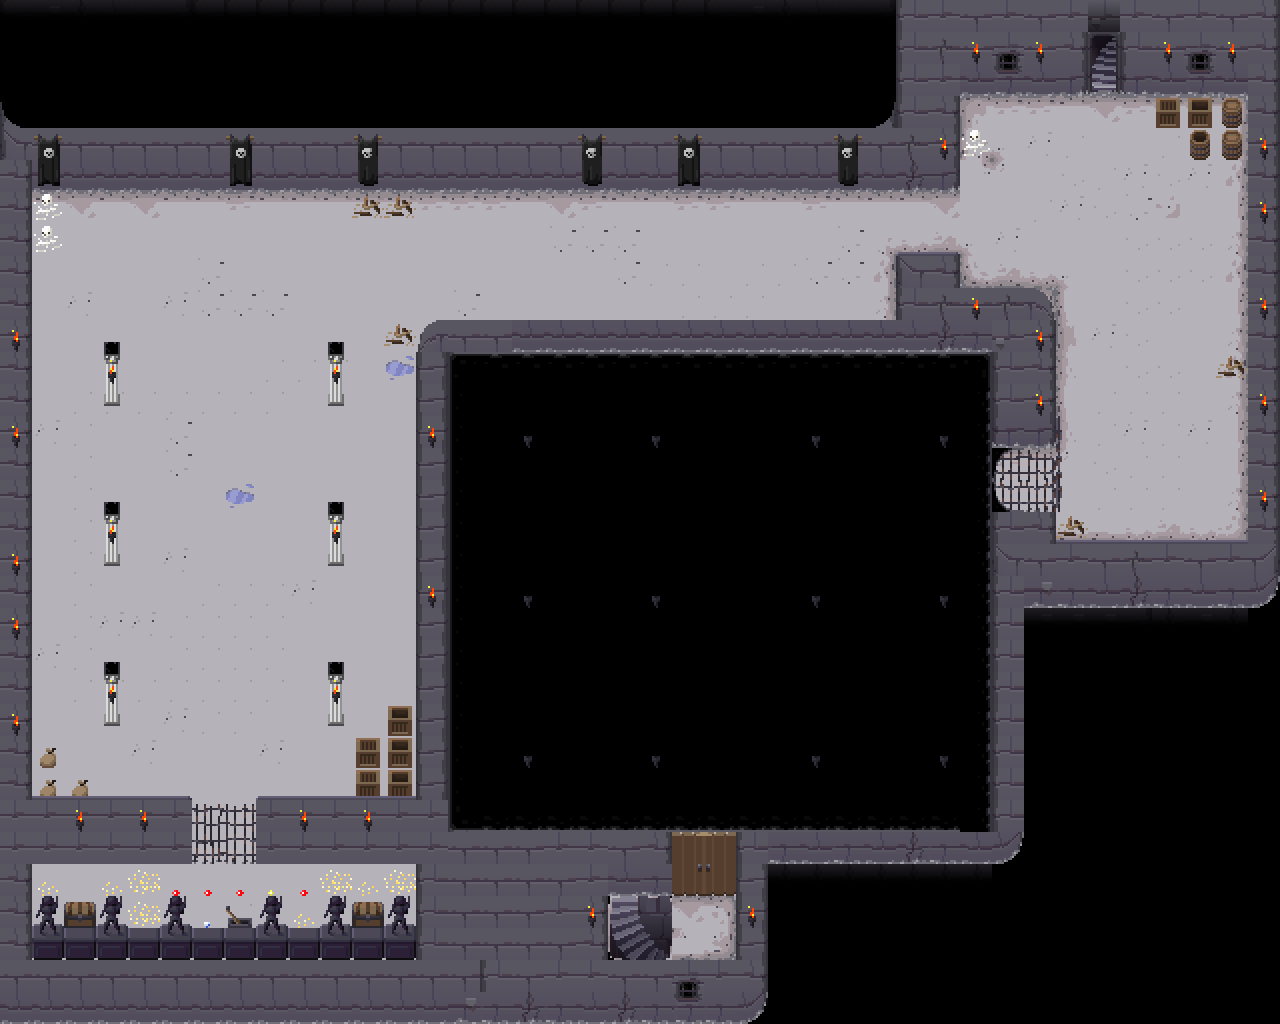

This game map was drawn from its Tiled (.tmx) file and the tilesets committed beside it. A one-line description and the trimmed map source follow:
An orthogonal 40x32 tile map with 32x32 px tiles, 11 tile layers (ground, walkable_walls, walls, decorations, ...), 3 hidden layers not drawn and 59 objects (4x lever, 2x exit, 2x break).

<map version="1.5" tiledversion="1.5.0" orientation="orthogonal" renderorder="right-down" width="40" height="32" tilewidth="32" tileheight="32" infinite="0" nextlayerid="28" nextobjectid="80">
 <tileset firstgid="1" source="dungeon_tileset.tsx" />
 <layer id="8" name="ground" width="40" height="32">
  <data>[1280 cells, 978 non-empty, 46 distinct tile ids]</data>
 </layer>
 <layer id="10" name="walkable_walls" width="40" height="32">
  <properties>
   <property name="layer_above_player" type="bool" value="true" />
  </properties>
  <data>[1280 cells, 36 non-empty, 2 distinct tile ids]</data>
 </layer>
 <layer id="11" name="walls" width="40" height="32">
  <data>[1280 cells, 339 non-empty, 27 distinct tile ids]</data>
 </layer>
 <layer id="13" name="decorations" width="40" height="32">
  <data>[1280 cells, 105 non-empty, 24 distinct tile ids]</data>
 </layer>
 <layer id="12" name="ceiling" width="40" height="32">
  <data>[1280 cells, 33 non-empty, 3 distinct tile ids]</data>
 </layer>
 <layer id="18" name="fence_darkroom" width="40" height="32">
  <data>[1280 cells, 10 non-empty, 10 distinct tile ids]</data>
 </layer>
 <layer id="9" name="fence_treasureroom" width="40" height="32">
  <data>[1280 cells, 4 non-empty, 4 distinct tile ids]</data>
 </layer>
 <layer id="1" name="doorlocked" width="40" height="32">
  <data>[1280 cells, 258 non-empty, 8 distinct tile ids]</data>
 </layer>
 <layer id="16" name="doorunlocked" width="40" height="32" visible="0">
  <data>[1280 cells, 6 non-empty, 6 distinct tile ids]</data>
 </layer>
 <layer id="23" name="leverunlocked" width="40" height="32" visible="0">
  <data>[1280 cells, 1 non-empty, 1 distinct tile ids]</data>
 </layer>
 <layer id="24" name="leverlocked" width="40" height="32">
  <data>[1280 cells, 1 non-empty, 1 distinct tile ids]</data>
 </layer>
 <layer id="6" name="room_torch_toggled_on" width="40" height="32" visible="0">
  <properties>
   <property name="layer_above_player" type="bool" value="true" />
  </properties>
  <data>[1280 cells, 49 non-empty, 2 distinct tile ids]</data>
 </layer>
 <layer id="3" name="darkroom" width="40" height="32">
  <properties>
   <property name="layer_above_player" type="bool" value="true" />
  </properties>
  <data>[1280 cells, 281 non-empty, 12 distinct tile ids]</data>
 </layer>
 <layer id="5" name="room_torch_toggled_off" width="40" height="32">
  <properties>
   <property name="layer_above_player" type="bool" value="true" />
  </properties>
  <data>[1280 cells, 12 non-empty, 1 distinct tile ids]</data>
 </layer>
 <objectgroup id="15" name="wall_colliders" visible="0">
  <object id="2" x="0" y="128" width="960" height="64" />
  <object id="3" x="896" y="0" width="64" height="128" />
  <object id="4" x="960" y="0" width="320" height="96" />
  <object id="5" x="1248" y="96" width="32" height="512" />
  <object id="6" x="992" y="544" width="256" height="64" />
  <object id="7" x="992" y="512" width="64" height="32" />
  <object id="8" x="992" y="608" width="32" height="256" />
  <object id="9" x="736" y="832" width="256" height="32" />
  <object id="10" x="736" y="864" width="32" height="160" />
  <object id="11" x="416" y="320" width="640" height="32" />
  <object id="12" x="896" y="256" width="64" height="64" />
  <object id="13" x="960" y="288" width="96" height="32" />
  <object id="14" x="992" y="352" width="64" height="96" />
  <object id="15" x="416" y="352" width="32" height="480" />
  <object id="16" x="416" y="832" width="256" height="64" />
  <object id="17" x="416" y="896" width="192" height="64" />
  <object id="18" x="0" y="960" width="736" height="64" />
  <object id="19" x="0" y="192" width="32" height="768" />
  <object id="20" x="32" y="800" width="160" height="64" />
  <object id="21" x="-160" y="544" />
  <object id="22" x="96" y="384" width="32" height="32" />
  <object id="23" x="96" y="544" width="32" height="32" />
  <object id="24" x="96" y="704" width="32" height="32" />
  <object id="25" x="320" y="384" width="32" height="32" />
  <object id="26" x="320" y="544" width="32" height="32" />
  <object id="27" x="320" y="704" width="32" height="32" />
  <object id="28" x="512" y="448" width="32" height="32" />
  <object id="29" x="640" y="448" width="32" height="32" />
  <object id="30" x="800" y="448" width="32" height="32" />
  <object id="31" x="928" y="448" width="32" height="32" />
  <object id="32" x="512" y="608" width="32" height="32" />
  <object id="33" x="640" y="608" width="32" height="32" />
  <object id="34" x="800" y="608" width="32" height="32" />
  <object id="35" x="928" y="608" width="32" height="32" />
  <object id="36" x="512" y="768" width="32" height="32" />
  <object id="37" x="640" y="768" width="32" height="32" />
  <object id="38" x="800" y="768" width="32" height="32" />
  <object id="39" x="928" y="768" width="32" height="32" />
  <object id="40" x="1152" y="96" width="32" height="32" />
  <object id="41" x="1184" y="96" width="64" height="64" />
  <object id="42" x="352" y="736" width="64" height="64" />
  <object id="43" x="384" y="704" width="32" height="32" />
  <object id="53" x="32" y="928" width="384" height="32" />
  <object id="56" x="160" y="896" width="32" height="32" />
  <object id="62" x="32" y="896" width="96" height="32" />
  <object id="63" x="224" y="896" width="64" height="32" />
  <object id="65" x="320" y="896" width="96" height="32" />
  <object id="72" x="256" y="800" width="160" height="64" />
 </objectgroup>
 <objectgroup id="14" name="doorlocked_object">
  <object id="1" x="672" y="832" width="64" height="64" />
 </objectgroup>
 <objectgroup id="17" name="interactions" visible="0">
  <object id="51" name="lever" x="192" y="864" width="32" height="32">
   <properties>
    <property name="destroyed" type="bool" value="false" />
    <property name="key" value="F" />
   </properties>
  </object>
  <object id="66" name="exit" x="672" y="896" width="32" height="32">
   <properties>
    <property name="destroyed" type="bool" value="false" />
    <property name="key" value="F" />
   </properties>
  </object>
  <object id="67" name="exit" x="672" y="928" width="32" height="32">
   <properties>
    <property name="destroyed" type="bool" value="false" />
    <property name="key" value="F" />
   </properties>
  </object>
  <object id="69" name="break" x="192" y="768" width="32" height="32">
   <properties>
    <property name="destroyed" type="bool" value="false" />
    <property name="key" value="E" />
   </properties>
  </object>
  <object id="70" name="break" x="224" y="768" width="32" height="32">
   <properties>
    <property name="destroyed" type="bool" value="false" />
    <property name="key" value="E" />
   </properties>
  </object>
  <object id="73" name="lever" x="224" y="864" width="32" height="32">
   <properties>
    <property name="destroyed" type="bool" value="false" />
    <property name="key" value="F" />
   </properties>
  </object>
  <object id="74" name="lever" x="256" y="864" width="32" height="32">
   <properties>
    <property name="destroyed" type="bool" value="false" />
    <property name="key" value="F" />
   </properties>
  </object>
  <object id="75" name="lever" x="192" y="896" width="32" height="32">
   <properties>
    <property name="destroyed" type="bool" value="false" />
    <property name="key" value="F" />
   </properties>
  </object>
 </objectgroup>
 <objectgroup id="26" name="fence_treasureroom_object">
  <object id="76" x="192" y="800" width="64" height="64" />
 </objectgroup>
 <objectgroup id="27" name="fence_darkroom_object">
  <object id="79" x="992" y="448" width="64" height="64" />
 </objectgroup>
</map>
